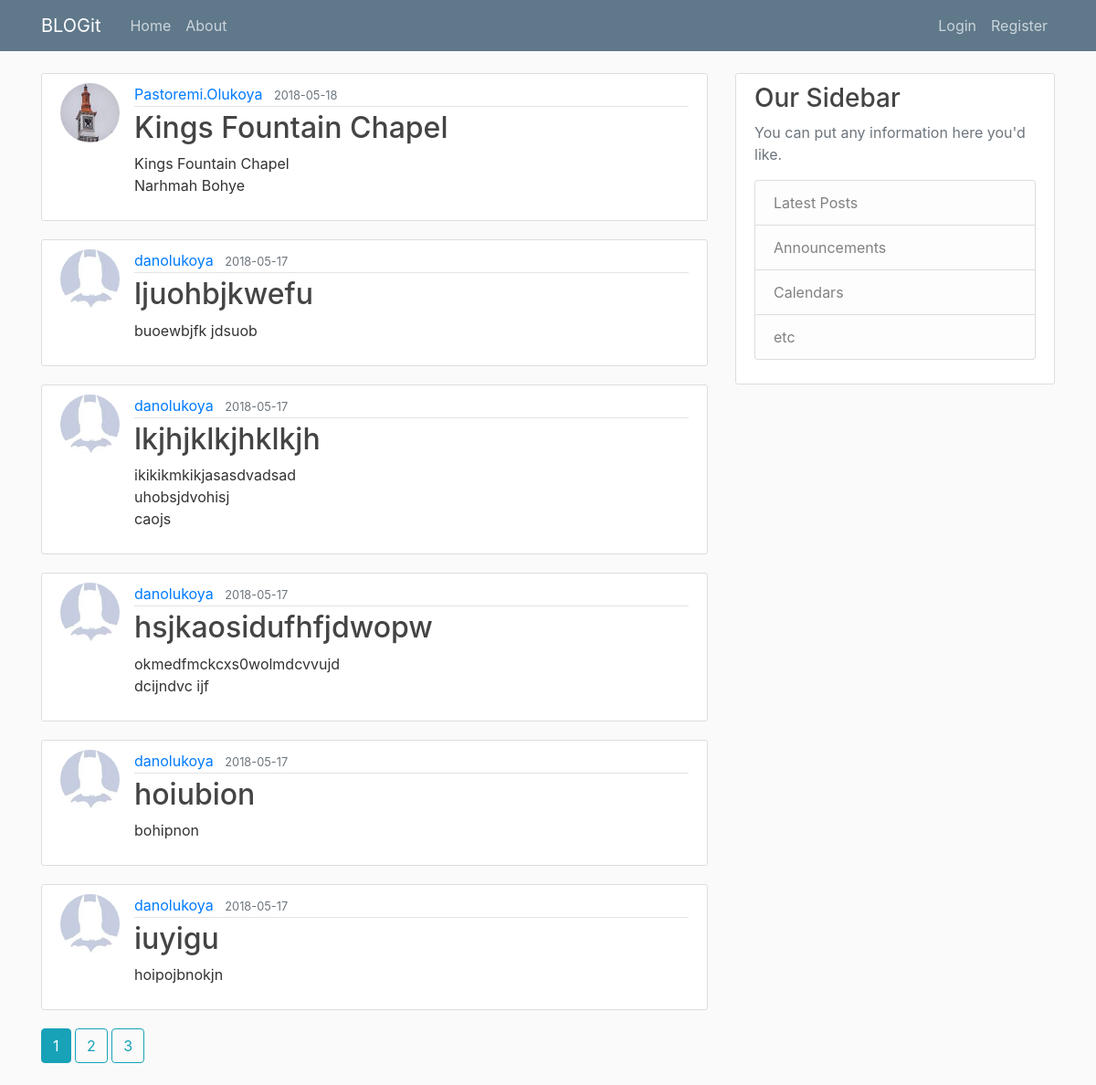
The page /home on the database its author committed.
### flaskblog/models.py (models this page shows, shortened)
class Post(db.Model):
    id = db.Column(db.Integer, primary_key=True)
    title = db.Column(db.String(100), nullable=False)
    date_posted = db.Column(db.DateTime, nullable=False, default=datetime.utcnow)
    content = db.Column(db.Text, nullable=False)
    user_id = db.Column(db.Integer, db.ForeignKey('user.id'), nullable=False)

class User(db.Model, UserMixin):
    id = db.Column(db.Integer, primary_key=True)
    username = db.Column(db.String(20), unique=True, nullable=False)
    email = db.Column(db.String(120), unique=True, nullable=False)
    image_file = db.Column(db.String(20), nullable=False, default='default.jpg')
    password = db.Column(db.String(60), nullable=False)
    posts = db.relationship('Post', backref='author', lazy=True)

### flaskblog/routes.py (the view)
@app.route("/")
@app.route("/home")
def home():
    page = request.args.get('page', 1, type=int)
    posts = Post.query.order_by(Post.date_posted.desc()).paginate(page=page, per_page=6)
    return render_template('home.html', posts=posts)

### flaskblog/templates/home.html
{%extends "layout.html"%}
{%block content%}
    {% for post in posts.items%}
        <article class="media content-section">
          <img class="rounded-circle article-img" src="{{url_for('static', filename='profile_pics/'+ post.author.image_file)}}">
          <div class="media-body">
            <div class="article-metadata">
              <a class="mr-2" href="{{url_for('user_posts',username=post.author.username)}}">{{ post.author.username }}</a>
              <small class="text-muted">{{ post.date_posted.strftime('%Y-%m-%d') }}</small>
            </div>
            <h2><a class="article-title" href="{{url_for('post', post_id=post.id)}}">{{ post.title }}</a></h2>
            <p class="article-content">{{ post.content }}</p>
          </div>
        </article>
    {%endfor%}
    {% for page_num in posts.iter_pages(left_edge=1, right_edge=1, left_current=1, right_current=2)%}
      {%if page_num%}
        {%if posts.page==page_num%}
        <a class="btn btn-info mb-4" href="{{url_for('home',page=page_num)}}">{{page_num}}</a>
        {%else%}
        <a class="btn btn-outline-info mb-4" href="{{url_for('home',page=page_num)}}">{{page_num}}</a>
        {%endif%}
      {%else%}
        ...
      {%endif%}
    {%endfor%}
{%endblock content%}

### flaskblog/templates/layout.html (shortened to what this page needs)
<!DOCTYPE html>
<html>
<head>
    <link rel="stylesheet" href="https://stackpath.bootstrapcdn.com/bootstrap/4.1.1/css/bootstrap.min.css">
    <link rel="stylesheet" type="text/css" href="{{url_for('static',filename='main.css')}}">
</head>
<body>
    <header class="site-header">
        <nav class="navbar navbar-expand-md navbar-dark bg-steel fixed-top">
            <div class="container">
                <a class="navbar-brand mr-4" href="/">BLOGit</a>
                <div class="collapse navbar-collapse" id="navbarToggle">
                    <div class="navbar-nav mr-auto">
                        <a class="nav-item nav-link" href="{{url_for('home')}}">Home</a>
                        <a class="nav-item nav-link" href="{{url_for('about')}}">About</a>
                     </div>
                    <div class="navbar-nav">
                        {%if current_user.is_authenticated%}
                            <a class="nav-item nav-link" href="{{url_for('new_post')}}">New Post</a>
                            <a class="nav-item nav-link" href="{{url_for('account')}}">Account</a>
                            <a class="nav-item nav-link" href="{{url_for('logout')}}">Logout</a>
                        {%else%}
                        <a class="nav-item nav-link" href="{{url_for('login')}}">Login</a>
                        <a class="nav-item nav-link" href="{{url_for('register')}}">Register</a>
                        {%endif%}
                    </div>
                </div>
            </div>
        </nav>
    </header>
    <main role="main" class="container">
    <div class="row">
        <div class="col-md-8">
          {% block content %}{% endblock %}
        </div>
        <div class="col-md-4">
          <div class="content-section">
            <h3>Our Sidebar</h3>
            <p class='text-muted'>You can put any information here you'd like.
              <ul class="list-group">
                <li class="list-group-item list-group-item-light">Latest Posts</li>
                <li class="list-group-item list-group-item-light">Announcements</li>
                <li class="list-group-item list-group-item-light">Calendars</li>
                <li class="list-group-item list-group-item-light">etc</li>
              </ul>
            </p>
          </div>
        </div>
      </div>
    </main>
</body>
</html>

### flaskblog/static/main.css (style rules this page uses)
body { background: #fafafa; color: #333333; margin-top: 5rem; }
h1, h2, h3, h4, h5, h6 { color: #444444; }
.bg-steel { background-color: #5f788a; }
.site-header .navbar-nav .nav-link { color: #cbd5db; }
.content-section { background: #ffffff; padding: 10px 20px; border: 1px solid #dddddd; border-radius: 3px; margin-bottom: 20px; }
.article-title { color: #444444; }
.article-content { white-space: pre-line; }
.article-img { height: 65px; width: 65px; margin-right: 16px; }
.article-metadata { padding-bottom: 1px; margin-bottom: 4px; border-bottom: 1px solid #e3e3e3 }

### rows shown on the page
Post: image_file (picture), author.username "Pastoremi.Olukoya", date_posted "2018-05-18", title "Kings Fountain Chapel", content "Kings Fountain Chapel Narhmah Bohye"
Post: image_file (placeholder picture), author.username "danolukoya", date_posted "2018-05-17", title "ljuohbjkwefu", content "buoewbjfk jdsuob"
Post: image_file (placeholder picture), author.username "danolukoya", date_posted "2018-05-17", title "lkjhjklkjhklkjh", content "ikikikmkikjasasdvadsad uhobsjdvohisj caojs"
Post: image_file (placeholder picture), author.username "danolukoya", date_posted "2018-05-17", title "hsjkaosidufhfjdwopw", content "okmedfmckcxs0wolmdcvvujd dcijndvc ijf"
Post: image_file (placeholder picture), author.username "danolukoya", date_posted "2018-05-17", title "hoiubion", content "bohipnon"
Post: image_file (placeholder picture), author.username "danolukoya", date_posted "2018-05-17", title "iuyigu", content "hoipojbnokjn"

### other values the page prints
{{ page_num }} "1"
{{ page_num }} "2" "3"
